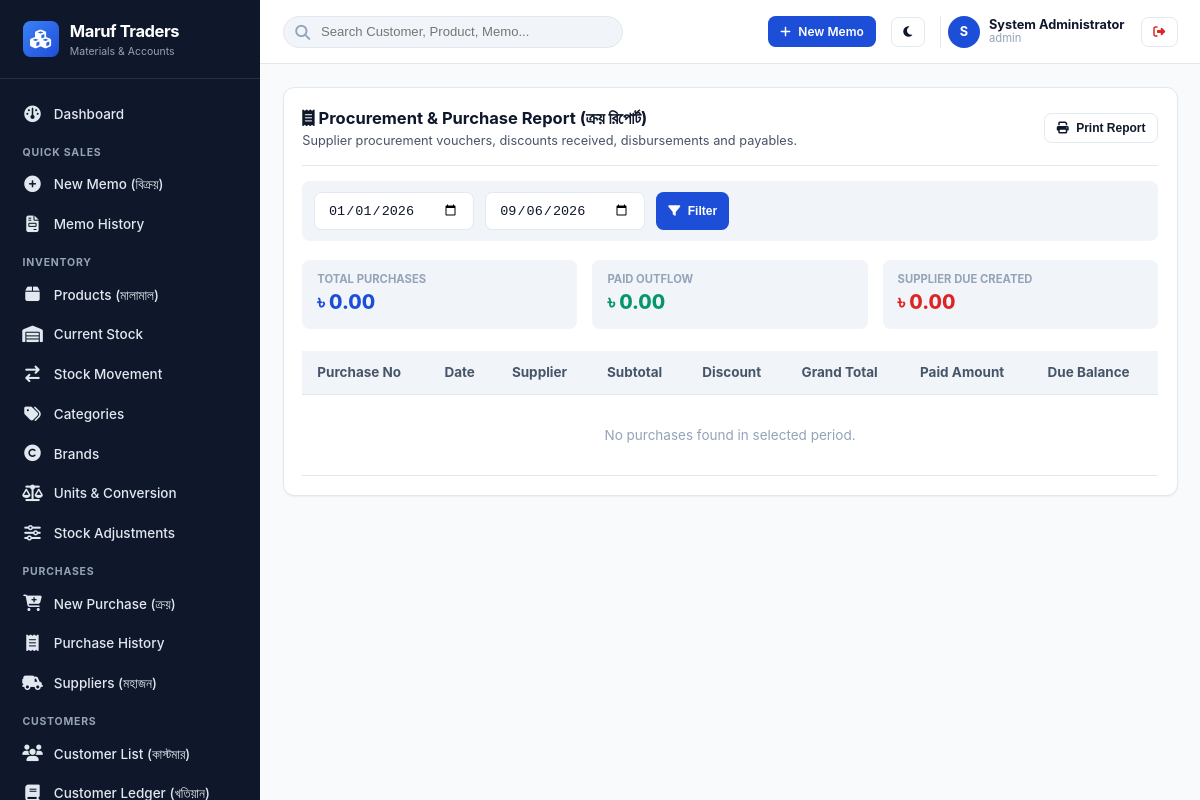
Page /modules/reports/purchase-report.php (signed in) on the earlier database version.
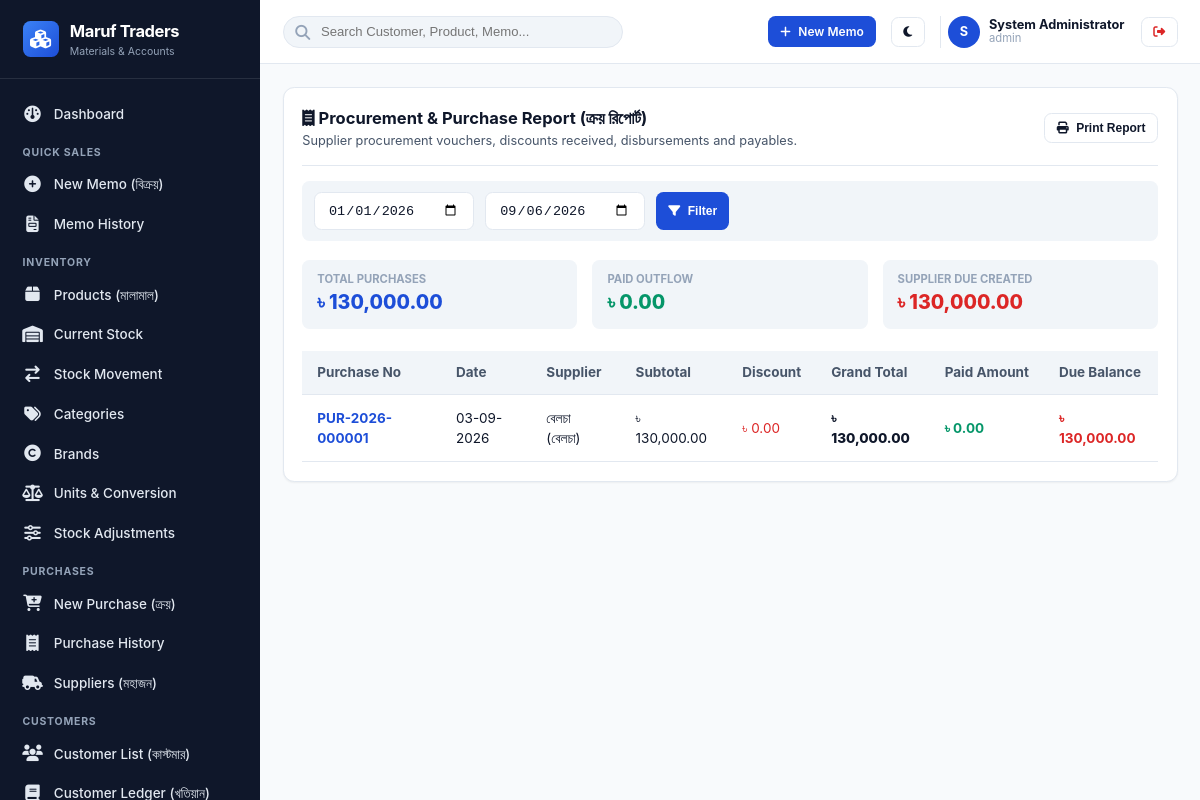
Same page on the later database version.
### tables this page shows
CREATE TABLE `shops` (
  `id` int(10) unsigned NOT NULL AUTO_INCREMENT,
  `shop_code` varchar(30) NOT NULL,
  `name` varchar(150) NOT NULL,
  `proprietor` varchar(100) DEFAULT NULL,
  `address` text NOT NULL,
  `phone` varchar(30) NOT NULL,
  `alt_phone` varchar(30) DEFAULT NULL,
  `email` varchar(100) DEFAULT NULL,
  `website` varchar(150) DEFAULT NULL,
  `invoice_prefix` varchar(10) NOT NULL DEFAULT 'MT',
  `currency_symbol` varchar(10) NOT NULL DEFAULT '৳',
  `currency_code` varchar(10) NOT NULL DEFAULT 'BDT',
  `currency_position` enum('before','after') NOT NULL DEFAULT 'before',
  `date_format` varchar(20) NOT NULL DEFAULT 'd-m-Y',
  `invoice_footer_shop` text DEFAULT NULL,
  `invoice_footer_customer` text DEFAULT NULL,
  `logo_url` varchar(255) DEFAULT NULL,
  `is_active` tinyint(1) NOT NULL DEFAULT 1,
  `created_at` timestamp NOT NULL DEFAULT current_timestamp(),
  `updated_at` timestamp NOT NULL DEFAULT current_timestamp() ON UPDATE current_timestamp(),
  PRIMARY KEY (`id`),
  UNIQUE KEY `shop_code` (`shop_code`)
);

CREATE TABLE `purchases` (
  `id` bigint(20) unsigned NOT NULL AUTO_INCREMENT,
  `shop_id` int(10) unsigned NOT NULL,
  `purchase_number` varchar(60) NOT NULL,
  `supplier_id` int(10) unsigned NOT NULL,
  `purchase_date` date NOT NULL,
  `subtotal` decimal(15,2) NOT NULL,
  `discount_amount` decimal(15,2) NOT NULL DEFAULT 0.00,
  `grand_total` decimal(15,2) NOT NULL,
  `paid_amount` decimal(15,2) NOT NULL DEFAULT 0.00,
  `due_amount` decimal(15,2) NOT NULL DEFAULT 0.00,
  `payment_status` enum('paid','partial','due') NOT NULL,
  `purchase_status` enum('received','cancelled','returned') NOT NULL DEFAULT 'received',
  `notes` text DEFAULT NULL,
  `created_by` int(10) unsigned NOT NULL,
  `created_at` timestamp NOT NULL DEFAULT current_timestamp(),
  `updated_at` timestamp NOT NULL DEFAULT current_timestamp() ON UPDATE current_timestamp(),
  PRIMARY KEY (`id`),
  UNIQUE KEY `purchase_number` (`purchase_number`),
  KEY `idx_pur_date` (`shop_id`,`purchase_date`),
  KEY `idx_pur_supp` (`shop_id`,`supplier_id`),
  KEY `fk_pur_supp` (`supplier_id`),
  KEY `fk_pur_user` (`created_by`),
  CONSTRAINT `fk_pur_shop` FOREIGN KEY (`shop_id`) REFERENCES `shops` (`id`) ON DELETE CASCADE,
  CONSTRAINT `fk_pur_supp` FOREIGN KEY (`supplier_id`) REFERENCES `suppliers` (`id`),
  CONSTRAINT `fk_pur_user` FOREIGN KEY (`created_by`) REFERENCES `users` (`id`)
);

CREATE TABLE `suppliers` (
  `id` int(10) unsigned NOT NULL AUTO_INCREMENT,
  `shop_id` int(10) unsigned NOT NULL,
  `supplier_code` varchar(50) NOT NULL,
  `name` varchar(150) NOT NULL,
  `company_name` varchar(150) DEFAULT NULL,
  `mobile` varchar(30) NOT NULL,
  `address` text DEFAULT NULL,
  `opening_due` decimal(15,2) NOT NULL DEFAULT 0.00,
  `opening_advance` decimal(15,2) NOT NULL DEFAULT 0.00,
  `current_due` decimal(15,2) NOT NULL DEFAULT 0.00,
  `current_advance` decimal(15,2) NOT NULL DEFAULT 0.00,
  `status` enum('active','inactive') NOT NULL DEFAULT 'active',
  `notes` text DEFAULT NULL,
  `created_at` timestamp NOT NULL DEFAULT current_timestamp(),
  `updated_at` timestamp NOT NULL DEFAULT current_timestamp() ON UPDATE current_timestamp(),
  PRIMARY KEY (`id`),
  UNIQUE KEY `uk_shop_supp_code` (`shop_id`,`supplier_code`),
  KEY `idx_supplier_search` (`shop_id`,`mobile`,`name`),
  CONSTRAINT `fk_suppliers_shop` FOREIGN KEY (`shop_id`) REFERENCES `shops` (`id`) ON DELETE CASCADE
);

### includes/helpers/functions.php (called while the page is built, shortened)
<?php
function e(?string $string): string
{
    return htmlspecialchars((string)($string ?? ''), ENT_QUOTES | ENT_SUBSTITUTE, 'UTF-8');
}
function getShop(int $shopId = 1): array
{
    static $shop = null;
    if ($shop !== null) {
        return $shop;
    }
    try {
        $pdo = Database::getConnection();
        $stmt = $pdo->prepare("SELECT * FROM shops WHERE id = :id AND is_active = 1 LIMIT 1");
        $stmt->execute(['id' => $shopId]);
        $shop = $stmt->fetch() ?: [
            'id' => 1,
            'name' => 'Construction Materials Supply',
            'shop_code' => 'SHOP001',
            'proprietor' => 'Proprietor',
            'address' => 'Shop Address',
            'phone' => '01700000000',
            'invoice_prefix' => 'MT',
            'currency_symbol' => '৳',
            'currency_code' => 'BDT',
            'currency_position' => 'before',
            'date_format' => 'd-m-Y',
            'invoice_footer_shop' => 'Shop Copy',
            'invoice_footer_customer' => 'Customer Copy'
        ];
    } catch (\Throwable $e) {
        $shop = [
            'id' => 1,
            'name' => 'Construction Materials Supply',
            'shop_code' => 'SHOP001',
            'phone' => '01700000000',
            'currency_symbol' => '৳',
            'currency_position' => 'before',
            'date_format' => 'd-m-Y'
        ];
    }
    return $shop;
}
function formatMoney(float|int|string|null $amount, ?string $currencySymbol = null): string
{
    $num = (float)($amount ?? 0.0);
    $formattedNum = number_format($num, 2, '.', ',');
    $shop = getShop();
    $symbol = $currencySymbol ?? ($shop['currency_symbol'] ?? '৳');
    $pos = $shop['currency_position'] ?? 'before';
    return $pos === 'after' ? "{$formattedNum} {$symbol}" : "{$symbol} {$formattedNum}";
}
function formatDate(?string $dateStr, string $format = ''): string
{
    $shop = getShop();
    $targetFormat = !empty($format) ? $format : ($shop['date_format'] ?? 'd-m-Y');
    try {
        $dt = new DateTime($dateStr);
        return $dt->format($targetFormat);
    } catch (\Throwable $e) {
        return $dateStr;
    }
}

### modules/reports/purchase-report.php (the view, shortened to what the changed rows need)
<?php
$shopId = Auth::shopId();
$pdo = DB::pdo();
$startDate = cleanInput($_GET['start_date'] ?? date('Y-01-01'));
$endDate = cleanInput($_GET['end_date'] ?? date('Y-m-d'));
$sql = "SELECT p.*, s.name as supplier_name, s.company_name
        FROM purchases p
        JOIN suppliers s ON p.supplier_id = s.id
        WHERE p.shop_id = :s AND p.purchase_date BETWEEN :start AND :end
        ORDER BY p.purchase_date DESC, p.id DESC";
$stmt = $pdo->prepare($sql);
$stmt->execute(['s' => $shopId, 'start' => $startDate, 'end' => $endDate]);
$purchases = $stmt->fetchAll();
$totalPurchases = array_sum(array_column($purchases, 'grand_total'));
$totalPaid = array_sum(array_column($purchases, 'paid_amount'));
$totalDue = array_sum(array_column($purchases, 'due_amount'));
require_once INCLUDES_PATH . '/templates/header.php';
require_once INCLUDES_PATH . '/templates/sidebar.php';
require_once INCLUDES_PATH . '/templates/navbar.php';
?>
<div class="card">
  <div class="card-header" style="flex-wrap:wrap;gap:1rem;">
    <div>
      <h1 class="card-title"><i class="fa fa-receipt"></i> Procurement & Purchase Report (ক্রয় রিপোর্ট)</h1>
    </div>
  </div>
  <div style="display:grid;grid-template-columns:repeat(auto-fit, minmax(200px, 1fr));gap:1rem;margin-bottom:1.5rem;">
    <div style="background:var(--bg-surface-secondary);padding:0.75rem 1rem;border-radius:var(--radius);">
      <div style="font-size:0.75rem;font-weight:700;color:var(--text-muted);">TOTAL PURCHASES</div>
      <div style="font-size:1.3rem;font-weight:800;color:var(--primary);"><?= formatMoney($totalPurchases) ?></div>
    </div>
    <div style="background:var(--bg-surface-secondary);padding:0.75rem 1rem;border-radius:var(--radius);">
      <div style="font-size:0.75rem;font-weight:700;color:var(--text-muted);">PAID OUTFLOW</div>
      <div style="font-size:1.3rem;font-weight:800;color:var(--success);"><?= formatMoney($totalPaid) ?></div>
    </div>
    <div style="background:var(--bg-surface-secondary);padding:0.75rem 1rem;border-radius:var(--radius);">
      <div style="font-size:0.75rem;font-weight:700;color:var(--text-muted);">SUPPLIER DUE CREATED</div>
      <div style="font-size:1.3rem;font-weight:800;color:var(--danger);"><?= formatMoney($totalDue) ?></div>
    </div>
  </div>
  <div class="table-responsive">
    <table class="table">
      <thead>
        <tr>
          <th>Purchase No</th>
          <th>Date</th>
          <th>Supplier</th>
          <th>Subtotal</th>
          <th>Discount</th>
          <th>Grand Total</th>
          <th>Paid Amount</th>
          <th>Due Balance</th>
        </tr>
      </thead>
      <tbody>
        <?php if (empty($purchases)): ?>
          <tr><td colspan="8" style="text-align:center;color:var(--text-muted);padding:2rem;">No purchases found in selected period.</td></tr>
        <?php else: ?>
          <?php foreach ($purchases as $p): ?>
            <tr>
              <td style="font-weight:700;color:var(--primary);"><?= e($p['purchase_number']) ?></td>
              <td><?= formatDate($p['purchase_date']) ?></td>
              <td><?= e($p['supplier_name']) ?> (<?= e($p['company_name'] ?: 'Vendor') ?>)</td>
              <td><?= formatMoney($p['subtotal']) ?></td>
              <td style="color:var(--danger);"><?= formatMoney($p['discount_amount']) ?></td>
              <td style="font-weight:800;"><?= formatMoney($p['grand_total']) ?></td>
              <td style="color:var(--success);font-weight:700;"><?= formatMoney($p['paid_amount']) ?></td>
              <td style="color:var(--danger);font-weight:700;"><?= formatMoney($p['due_amount']) ?></td>
            </tr>
          <?php endforeach; ?>
        <?php endif; ?>
      </tbody>
    </table>
  </div>
</div>
<?php
require_once INCLUDES_PATH . '/templates/footer.php';
?>

### includes/templates/sidebar.php (shortened to what the changed rows need)
<?php
$shop = getShop();
?>
<aside class="app-sidebar" id="app-sidebar">
  <a href="<?= BASE_URL ?>/modules/dashboard/" class="sidebar-brand">
    <div>
      <div class="brand-name"><?= e(mb_strimwidth($shop['name'] ?? 'Nirman ERP', 0, 18, '...')) ?></div>
      <div style="font-size:0.7rem;color:var(--text-sidebar-muted);">Materials & Accounts</div>
    </div>
  </a>
</aside>

Differences in the rows shown:
computed for shops "Maruf Traders": formatMoney($totalPurchases) "৳ 0.00" → "৳ 130,000.00"; formatMoney($totalDue) "৳ 0.00" → "৳ 130,000.00"
added purchases: purchase_number "PUR-2026-000001", purchase_date.date_format "03-09-2026", supplier.name "বেলচা", supplier.company_name "বেলচা", subtotal.currency_symbol "৳ 130,000.00", discount_amount.currency_symbol "৳ 0.00", grand_total.currency_symbol "৳ 130,000.00", paid_amount.currency_symbol "৳ 0.00", due_amount.currency_symbol "৳ 130,000.00"
Other differences:
text no longer shown: "No purchases found in selected period."
